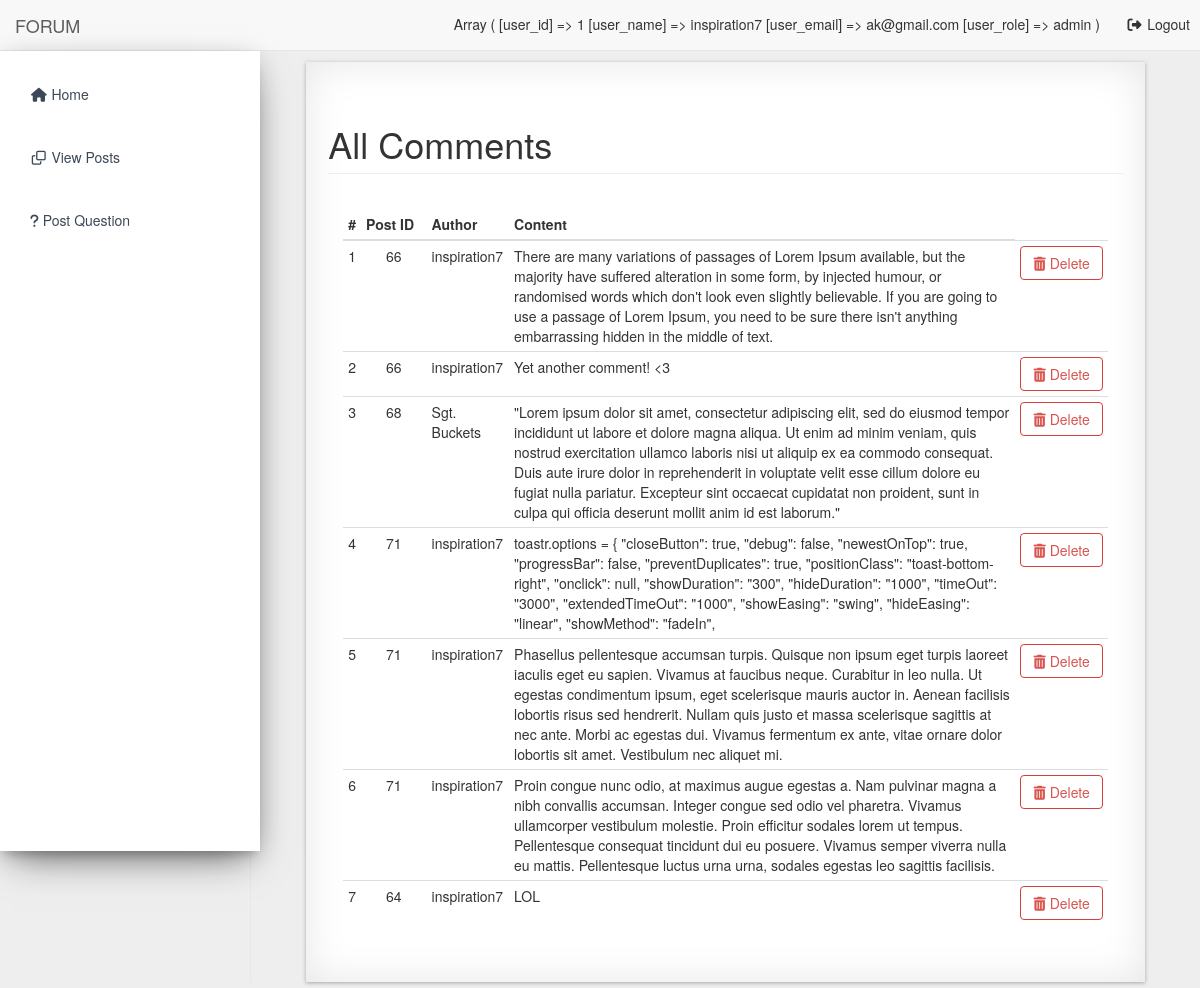
The page /admin/comments.php (signed in) on the database as committed earlier.
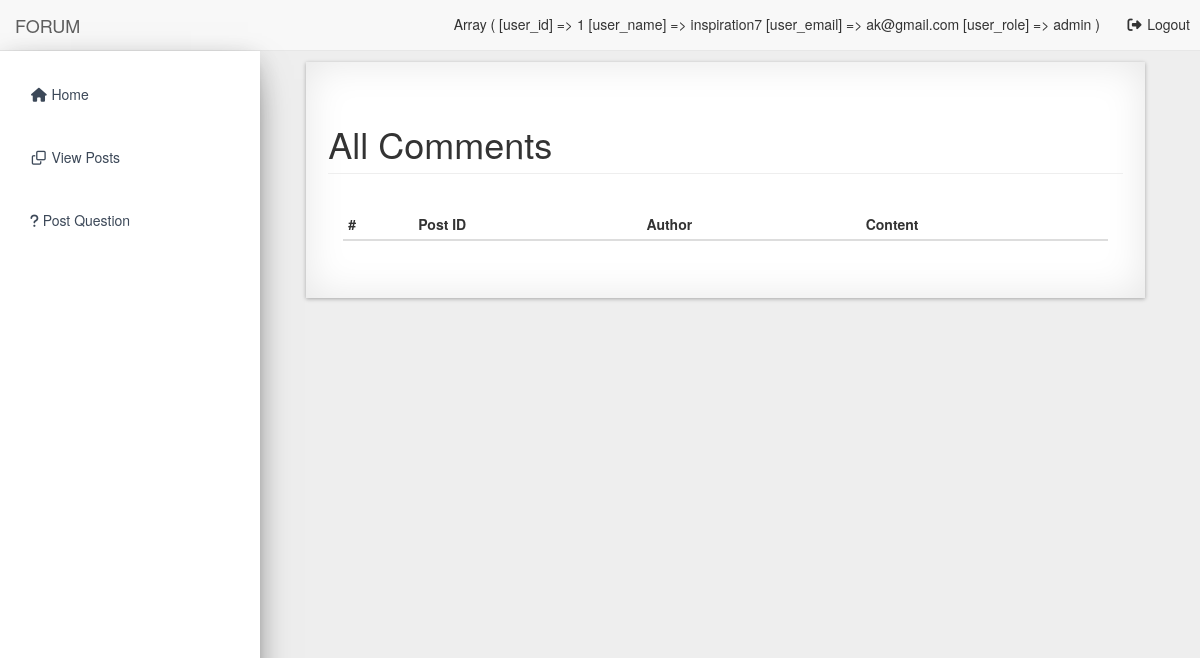
The same page on the database as committed later.
### tables this page shows
CREATE TABLE `comments` (
  `comment_id` int(11) NOT NULL,
  `comment_post_id` int(11) NOT NULL,
  `comment_author` varchar(255) NOT NULL,
  `comment_author_id` int(11) NOT NULL,
  `comment_content` text NOT NULL,
  `created_at` datetime NOT NULL,
  `updated_at` datetime NOT NULL,
  `is_deleted` bit(1) NOT NULL DEFAULT b'0',
  `deleted_by` int(11) NOT NULL
);

### classes/Database.php (called while the page is built, shortened)
<?php
    class Database {
        private $servername;
        private $username;
        private $password;
        private $database;
        private $connection;
        public function __construct() {
            $this->servername = "localhost";
            $this->username = "aniket";
            $this->password = "aniket";
            $this->database = "forumdb";
        }
        public function connectDB() {
            $this->connection = new mysqli($this->servername, $this->username, $this->password, $this->database);
        }
        public function getConnection() {
            return $this->connection;
        }
    }
    $database = new Database();
?>

### classes/Comments.php (called while the page is built, shortened)
<?php
	require_once("Database.php");
	class Comments {
		private $connection;
		public function __construct() {
			global $database;
			$this->connection = $database->getConnection();
		}
		public function getAllComments() {
			$sql = "SELECT * FROM comments WHERE is_deleted = 0";
			$result_set = $this->connection->query($sql);
			return $result_set;
		}
	}
?>

### admin/comments.php (the view, shortened to what this page needs)
<!DOCTYPE html>
<html lang="en">
    <?php
        require_once("../ui-elements/header.php");
        require_once("../classes/Comments.php");
    ?>
    <body>
        <div id="wrapper">
            <?php
                require_once("../ui-elements/navigation.php");
            ?>
            <div id="page-wrapper">
                <div class="container-fluid container-fluid-mine effect8 padding-mine">
                    <div class="row">
                    <div class="col-lg-12">
                        <h1 class="page-header">All Comments</h1>
                    </div>
                </div>
                <div class="panel-body">
                    <div class="table-responsive">
                        <table class="table table-hover table-condensed" id="comments-table">
                            <thead>
                                <tr>
                                    <th>#</th>
                                    <th>Post ID</th>
                                    <th>Author</th>
                                    <th>Content</th>
                                </tr>
                            </thead>
                            <tbody>
                                <?php
                                    $sr_no = 1;
                                    $comments = new Comments();
                                    $result_set = $comments->getAllComments();
                                    while($row = mysqli_fetch_assoc($result_set)) {
                                        extract($row);
                                ?>
                                        <tr>
                                            <td><?php echo $sr_no; ?></td>
                                            <td style="text-align: center; padding-left: 25px; padding-right: 25px;"><?php echo $comment_post_id; ?></td>
                                            <td><?php echo $comment_author; ?></td>
                                            <td><?php echo $comment_content; ?></td>
                                            <td><a class='btn btn-outline btn-danger' onclick="deleteCommentClicked(event, <?php echo $comment_id; ?>, this);"><span class='fa fa-trash'></span> Delete</a></td>
                                        </tr>
                                <?php
                                        $sr_no++;
                                    }
                                ?>
                            </tbody>
                        </table>
                    </div>
                </div>
            </div>
        </div>

Rows that differ between the two databases and show on the page:
removed comments: comment_post "66", comment_author "inspiration7", comment_content "There are many variations of passages of Lorem Ipsum available, but the majority have suffered alteration in some form, by injected humour, or randomised words which don't look even slightly believable. If you are going to use a passage of Lorem Ipsum, you need to be sure there isn't anything embarrassing hidden in the middle of text."
removed comments: comment_post "66", comment_author "inspiration7", comment_content "Yet another comment! <3"
removed comments: comment_post "68", comment_author "Sgt. Buckets", comment_content "\"Lorem ipsum dolor sit amet, consectetur adipiscing elit, sed do eiusmod tempor incididunt ut labore et dolore magna aliqua. Ut enim ad minim veniam, quis nostrud exercitation ullamco laboris nisi ut aliquip ex ea commodo consequat. Duis aute irure dolor in reprehenderit in voluptate velit esse cillum dolore eu fugiat nulla pariatur. Excepteur sint occaecat cupidatat non proident, sunt in culpa qui officia deserunt mollit anim id est laborum.\""
removed comments: comment_post "71", comment_author "inspiration7", comment_content "toastr.options = { \"closeButton\": true, \"debug\": false, \"newestOnTop\": true, \"progressBar\": false, \"preventDuplicates\": true, \"positionClass\": \"toast-bottom-right\", \"onclick\": null, \"showDuration\": \"300\", \"hideDuration\": \"1000\", \"timeOut\": \"3000\", \"extendedTimeOut\": \"1000\", \"showEasing\": \"swing\", \"hideEasing\": \"linear\", \"showMethod\": \"fadeIn\","
removed comments: comment_post "71", comment_author "inspiration7", comment_content "Phasellus pellentesque accumsan turpis. Quisque non ipsum eget turpis laoreet iaculis eget eu sapien. Vivamus at faucibus neque. Curabitur in leo nulla. Ut egestas condimentum ipsum, eget scelerisque mauris auctor in. Aenean facilisis lobortis risus sed hendrerit. Nullam quis justo et massa scelerisque sagittis at nec ante. Morbi ac egestas dui. Vivamus fermentum ex ante, vitae ornare dolor lobortis sit amet. Vestibulum nec aliquet mi."
removed comments: comment_post "71", comment_author "inspiration7", comment_content "Proin congue nunc odio, at maximus augue egestas a. Nam pulvinar magna a nibh convallis accumsan. Integer congue sed odio vel pharetra. Vivamus ullamcorper vestibulum molestie. Proin efficitur sodales lorem ut tempus. Pellentesque consequat tincidunt dui eu posuere. Vivamus semper viverra nulla eu mattis. Pellentesque luctus urna urna, sodales egestas leo sagittis facilisis."
removed comments: comment_post "64", comment_author "inspiration7", comment_content "LOL"
